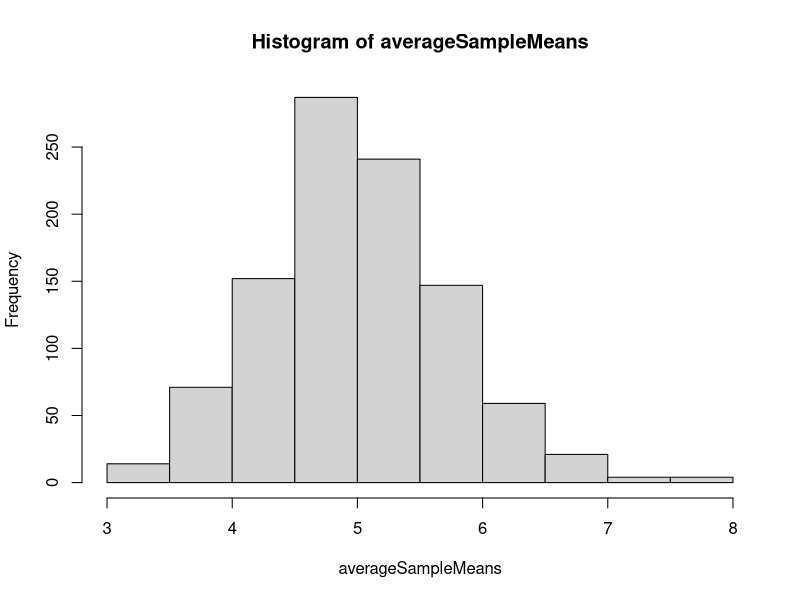
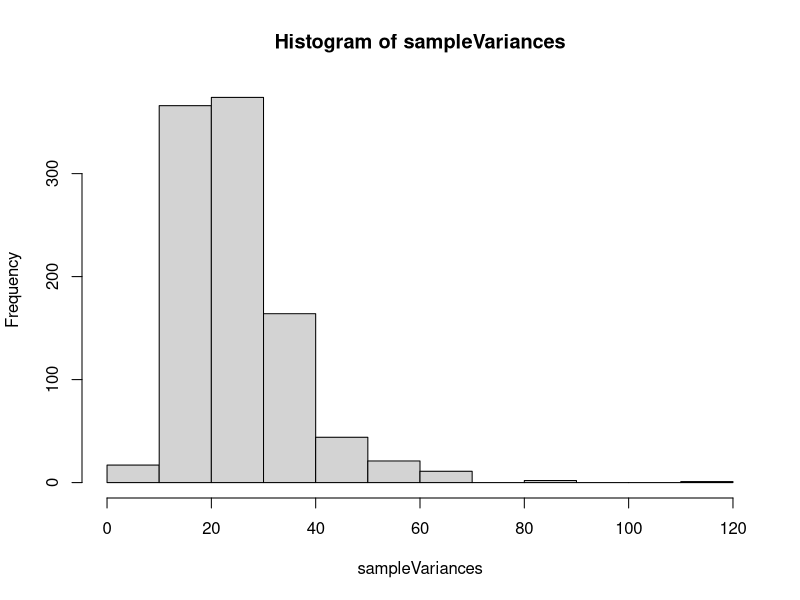

Reproduce these figures in R, in order.
## ---- chunk 1
averageSampleMeans <- NULL
sampleVariances <- NULL
for (i in 1 : 1000) {
  expDist <- rexp(40, 0.2)
  averageSampleMeans = c(averageSampleMeans, mean(expDist))
  sampleVariances = c(sampleVariances, var(expDist))
}
## ---- chunk 2
hist(averageSampleMeans)
## ---- chunk 3
hist(sampleVariances)
